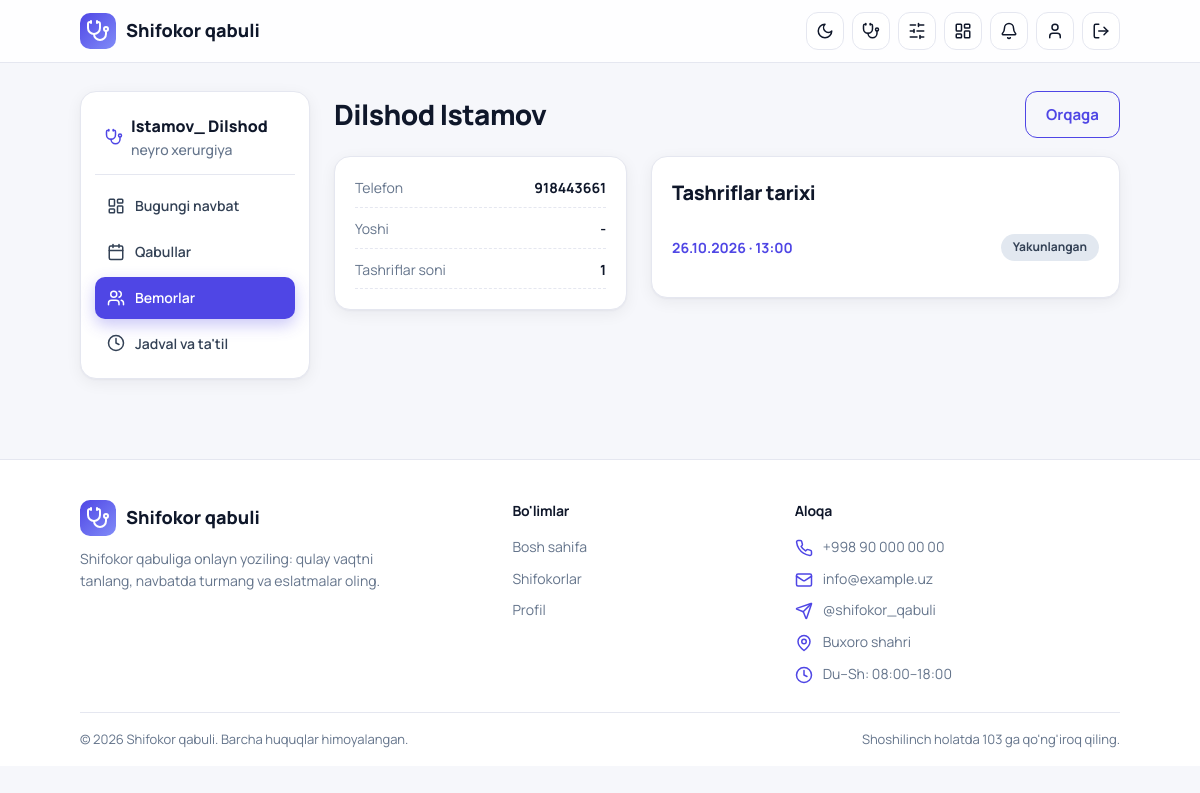
Screenshot of /doctor/patients/2/ (signed in) with the database file from the repository.
### clin_app/models.py (models this page shows, shortened)
class Doctor(models.Model):
    user = models.OneToOneField(User, on_delete=models.CASCADE, related_name="doctor_profile")
    hospital = models.ForeignKey(Hospital, on_delete=models.CASCADE, related_name="doctors")
    department = models.ForeignKey(Department, on_delete=models.SET_NULL, null=True, blank=True)
    specialty = models.ForeignKey(Specialty, on_delete=models.PROTECT, related_name="doctors")
    experience_years = models.PositiveSmallIntegerField("Tajriba (yil)", default=0)
    price = models.PositiveIntegerField("Qabul narxi (so'm)", default=0)
    bio = models.TextField("Haqida", blank=True)
    photo = models.ImageField(upload_to="doctors/", blank=True, null=True)
    slot_minutes = models.PositiveSmallIntegerField("Bir qabul davomiyligi (daqiqa)", default=20)
    is_active = models.BooleanField(default=True)
    class Meta:
        verbose_name = "Shifokor"
        verbose_name_plural = "Shifokorlar"

class User(AbstractUser):
    class Role(models.TextChoices):
        PATIENT = "patient", "Bemor"
        DOCTOR = "doctor", "Shifokor"
        HOSPITAL_ADMIN = "hospital_admin", "Kasalxona admini"
    role = models.CharField(max_length=20, choices=Role.choices, default=Role.PATIENT)
    phone = models.CharField("Telefon", max_length=20, unique=True, null=True, blank=True)
    birth_date = models.DateField("Tug'ilgan sana", null=True, blank=True)
    hospital = models.ForeignKey(
        Hospital, on_delete=models.SET_NULL, null=True, blank=True, related_name="staff"
    )
    must_change_password = models.BooleanField("Parolni almashtirishi shart", default=False)
    @property
    def is_patient(self):
        return self.role == self.Role.PATIENT
    @property
    def is_doctor(self):
        return self.role == self.Role.DOCTOR
    @property
    def is_hospital_admin(self):
        return self.role == self.Role.HOSPITAL_ADMIN

class Specialty(models.Model):
    name = models.CharField("Mutaxassislik", max_length=100, unique=True)
    class Meta:
        verbose_name = "Mutaxassislik"
        verbose_name_plural = "Mutaxassisliklar"
    def __str__(self):
        return self.name

class Appointment(models.Model):
    class Status(models.TextChoices):
        PENDING = "pending", "Kutilmoqda"
        CONFIRMED = "confirmed", "Tasdiqlangan"
        COMPLETED = "completed", "Yakunlangan"
        CANCELLED = "cancelled", "Bekor qilingan"
        NO_SHOW = "no_show", "Kelmadi"
    patient = models.ForeignKey(User, on_delete=models.CASCADE, related_name="appointments")
    doctor = models.ForeignKey(Doctor, on_delete=models.CASCADE, related_name="appointments")
    date = models.DateField("Sana")
    time = models.TimeField("Vaqt")
    status = models.CharField(max_length=20, choices=Status.choices, default=Status.CONFIRMED)
    complaint = models.TextField("Shikoyat / izoh", blank=True)
    doctor_note = models.TextField("Shifokor izohi", blank=True)
    created_at = models.DateTimeField(auto_now_add=True)
    class Meta:
        verbose_name = "Qabul"
        verbose_name_plural = "Qabullar"
        ordering = ["-date", "-time"]
        constraints = [
            models.UniqueConstraint(
                fields=["doctor", "date", "time"],
                condition=~Q(status="cancelled"),
                name="unique_active_slot",
            )
        ]

### clin_app/doctor_views.py (the view)
# urls.py: path("patients/<int:pk>/", v.patient_detail, name="dpanel_patient"),
@doctor_required
def patient_detail(request, pk):
    patient = get_object_or_404(User, pk=pk, role=User.Role.PATIENT)
    visits = (
        Appointment.objects.filter(doctor=request.doctor, patient=patient)
        .order_by("-date", "-time")
    )
    if not visits.exists():
        raise Http404
    return render(request, "dpanel/patient_detail.html", {
        "patient": patient,
        "visits": visits,
        "age": _age(patient.birth_date, timezone.localdate()),
    })

### clin_app/context_processors.py (called while the page is built)
def notifications(request):
    user = request.user
    if user.is_authenticated:
        return {"unread_count": user.notifications.filter(is_read=False).count()}
    return {}

### clin_app/doctor_views.py (called while the page is built)
def doctor_required(view):
    @wraps(view)
    def wrapper(request, *args, **kwargs):
        user = request.user
        if not user.is_authenticated:
            return redirect_to_login(request.get_full_path())
        if not user.is_doctor:
            raise PermissionDenied
        doctor = getattr(user, "doctor_profile", None)
        if doctor is None:
            messages.error(request, "Sizning akkauntingizga shifokor profili biriktirilmagan.")
            return redirect("home")
        request.doctor = doctor
        return view(request, *args, **kwargs)
    return wrapper

def _age(birth, today):
    if not birth:
        return None
    return today.year - birth.year - ((today.month, today.day) < (birth.month, birth.day))

### clin_app/templates/dpanel/patient_detail.html (shortened to what this page needs)
{% extends 'dpanel/base.html' %}
{% block panel %}
<div class="panel-head">
  <h1 class="page-title">{{ patient.get_full_name|default:patient.username }}</h1>
  <a href="{% url 'dpanel_patients' %}" class="btn btn-outline">Orqaga</a>
</div>
<div class="detail-two">
  <div class="card">
    <div class="kv">
      <div class="kv-row"><span>Telefon</span><b>{{ patient.phone|default:"-" }}</b></div>
      <div class="kv-row"><span>Yoshi</span><b>{% if age is not None %}{{ age }}{% else %}-{% endif %}</b></div>
      <div class="kv-row"><span>Tashriflar soni</span><b>{{ visits|length }}</b></div>
    </div>
  </div>
  <div class="card">
    <h2 class="section-title">Tashriflar tarixi</h2>
    {% for v in visits %}
      <div class="history-item">
        <div class="history-head">
          <a href="{% url 'dpanel_appointment' v.pk %}" class="teal">{{ v.date|date:"d.m.Y" }} · {{ v.time|time:"H:i" }}</a>
          <span class="badge {% if v.status == 'cancelled' or v.status == 'no_show' %}badge-red{% elif v.status == 'completed' %}badge-gray{% else %}badge-green{% endif %}">{{ v.get_status_display }}</span>
        </div>
      </div>
    {% endfor %}
  </div>
</div>
{% endblock %}

### clin_app/templates/dpanel/base.html
{% extends 'base.html' %}
{% block content %}
{% with url_name=request.resolver_match.url_name %}
<div class="panel">
  <aside class="card panel-side">
    <div class="panel-hospital">
      <svg class="icon teal"><use href="#i-stethoscope"/></svg>
      <div>
        {{ request.doctor.user.get_full_name|default:request.doctor.user.username }}
        <div class="muted small" style="font-weight:500">{{ request.doctor.specialty }}</div>
      </div>
    </div>
    <nav class="panel-nav">
      <a href="{% url 'dpanel_dashboard' %}" class="{% if url_name == 'dpanel_dashboard' %}active{% endif %}">
        <svg class="icon"><use href="#i-dashboard"/></svg> Bugungi navbat</a>
      <a href="{% url 'dpanel_appointments' %}" class="{% if 'appointment' in url_name %}active{% endif %}">
        <svg class="icon"><use href="#i-calendar"/></svg> Qabullar</a>
      <a href="{% url 'dpanel_patients' %}" class="{% if 'patient' in url_name %}active{% endif %}">
        <svg class="icon"><use href="#i-users"/></svg> Bemorlar</a>
      <a href="{% url 'dpanel_timeoff' %}" class="{% if url_name == 'dpanel_timeoff' %}active{% endif %}">
        <svg class="icon"><use href="#i-clock"/></svg> Jadval va ta'til</a>
    </nav>
  </aside>
  <section class="panel-main">
    {% block panel %}{% endblock %}
  </section>
</div>
{% endwith %}
{% endblock %}

### static/css/style.css (style rules this page uses)
:root { --primary: #4f46e5; --primary-dark: #4338ca; --primary-soft: #eef2ff; --accent-text: #4f46e5; --bg: #f6f7fb; --card: #ffffff; --field: #ffffff; --ink: #0f172a; --text: #334155; --muted: #64748b; --line: #e5e7f0; --danger: #e11d48; --ok-bg: #dcfce7; --ok-text: #166534; --bad-bg: #ffe4e6; --bad-text: #9f1239; --gray-bg: #e2e8f0; --gray-text: #334155; --nav-bg: rgba(255,255,255,.85); --glow-1: rgba(99,102,241,.18); --glow-2: rgba(79,70,229,.12); --glow-btn: rgba(79,70,229,.30); --radius: 16px; --shadow: 0 1px 2px rgba(15,23,42,.04), 0 4px 16px rgba(15,23,42,.06); --shadow-hover: 0 2px 4px rgba(15,23,42,.06), 0 14px 30px rgba(15,23,42,.12); color-scheme: light; }
* { box-sizing: border-box; margin: 0; padding: 0; }
body { font-family: "Manrope", system-ui, -apple-system, "Segoe UI", Roboto, Arial, sans-serif; background: var(--bg); color: var(--text); line-height: 1.55; -webkit-font-smoothing: antialiased; transition: background .3s, color .3s; }
a { color: inherit; text-decoration: none; }
h1, h2, h3 { color: var(--ink); letter-spacing: -0.02em; }
.muted { color: var(--muted); }
.small { font-size: 14px; }
.teal { color: var(--accent-text); }
.hero, .card, .chip, .alert, .page-title, .section-title, .feature { animation: rise .55s cubic-bezier(.2,.7,.2,1) backwards; }
.icon { width: 18px; height: 18px; flex-shrink: 0; vertical-align: -3px; fill: none; stroke: currentColor; stroke-width: 2; stroke-linecap: round; stroke-linejoin: round; }
.btn { display: inline-flex; align-items: center; justify-content: center; gap: 8px; border: 0; cursor: pointer; padding: 11px 20px; border-radius: 12px; font: inherit; font-size: 15px; font-weight: 700; width: auto; background: var(--primary); color: #fff; transition: background .2s, transform .2s, box-shadow .2s; }
.section-title { font-size: 20px; font-weight: 800; margin-bottom: 14px; }
.page-title { font-size: 28px; font-weight: 800; margin-bottom: 18px; }
.card { background: var(--card); border-radius: var(--radius); box-shadow: var(--shadow); border: 1px solid var(--line); padding: 20px; transition: transform .25s, box-shadow .25s, border-color .25s, background .3s; }
.badge { display: inline-block; font-size: 12px; font-weight: 700; padding: 4px 12px; border-radius: 999px; }
.badge-gray { background: var(--gray-bg); color: var(--gray-text); }
.panel { display: grid; gap: 24px; grid-template-columns: 230px 1fr; align-items: start; }
.panel-side { position: sticky; top: 84px; padding: 14px; }
.panel-hospital { display: flex; align-items: center; gap: 8px; font-weight: 800; color: var(--ink); padding: 8px 10px 14px; border-bottom: 1px solid var(--line); margin-bottom: 10px; }
.panel-nav { display: grid; gap: 4px; }
.panel-nav a { display: flex; align-items: center; gap: 10px; padding: 10px 12px; border-radius: 10px; font-weight: 600; font-size: 14px; color: var(--text); transition: all .2s; }
.panel-nav a.active { background: var(--primary); color: #fff; box-shadow: 0 6px 16px var(--glow-btn); }
.panel-head { display: flex; justify-content: space-between; align-items: center; gap: 12px; flex-wrap: wrap; margin-bottom: 18px; }
.panel-head .page-title { margin-bottom: 0; }
.btn-outline { background: transparent; color: var(--accent-text); border: 1px solid var(--primary); }
.detail-two { display: grid; gap: 24px; grid-template-columns: 1fr 1.6fr; align-items: start; }
.kv { display: grid; gap: 10px; font-size: 14px; }
.kv-row { display: flex; justify-content: space-between; gap: 12px; padding-bottom: 8px; border-bottom: 1px dashed var(--line); }
.kv-row span:first-child { color: var(--muted); }
.kv-row b { color: var(--ink); text-align: right; }
.history-item { padding: 12px 0; border-bottom: 1px solid var(--line); font-size: 14px; }
.history-item:last-child { border-bottom: 0; }
.history-head { display: flex; justify-content: space-between; align-items: center; gap: 8px; margin-bottom: 4px; font-weight: 700; color: var(--ink); }
:root { --hero-overlay: rgba(246, 247, 251, .78); }

### rows the page displays
Doctor: doctor.user.get_full_name "Istamov_ Dilshod", doctor.specialty "neyro xerurgiya"
User: get_full_name "Dilshod Istamov", phone "918443661"
Appointment: date "26.10.2026", time "13:00", status "Yakunlangan"

### other values shown
{{ visits|length }} "1"
